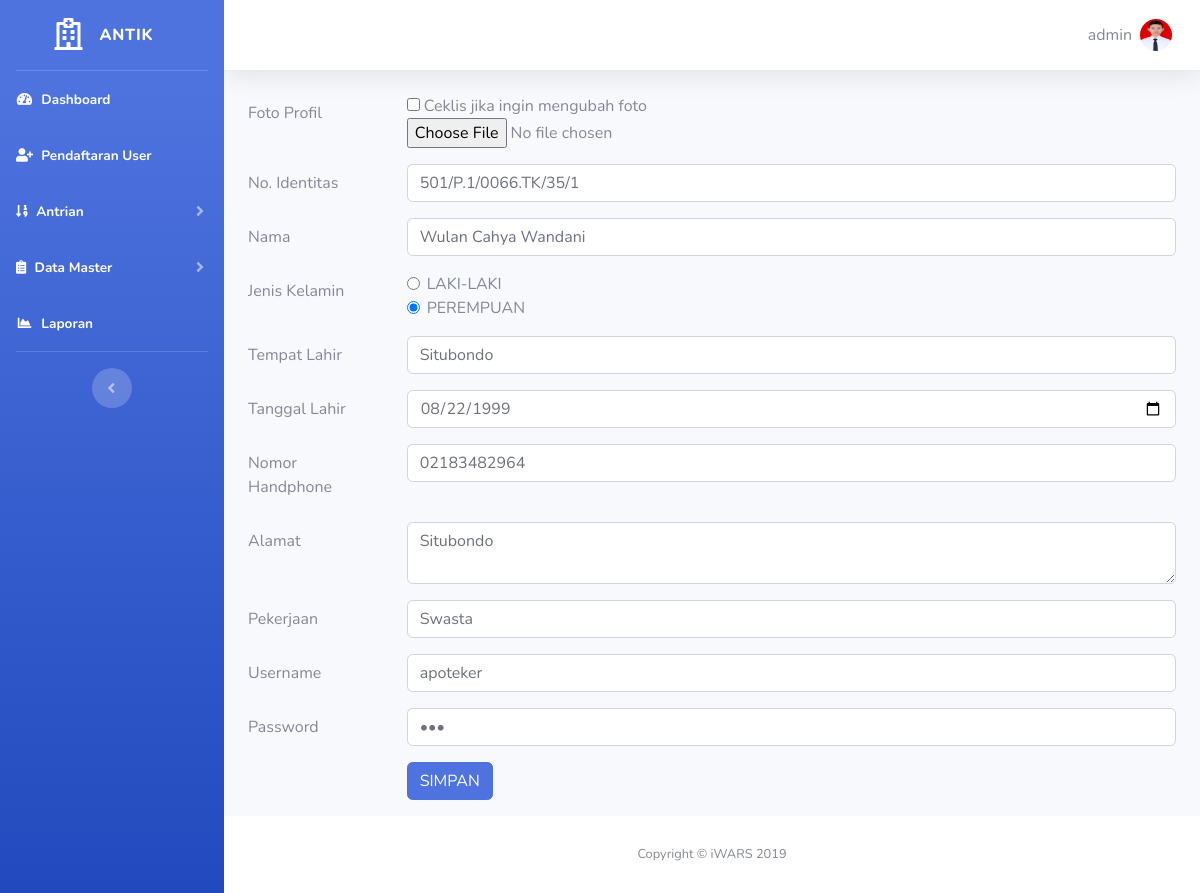
The page /Admin/edit-dapoteker.php?id=5 (signed in) on the database its author committed.
### tables this page shows
CREATE TABLE `tb_user` (
  `id_user` int(11) NOT NULL,
  `id_akses` int(11) NOT NULL,
  `no_identitas` varchar(20) NOT NULL,
  `nama` varchar(40) NOT NULL,
  `jenis_kelamin` varchar(1) NOT NULL,
  `tempat_lahir` varchar(30) NOT NULL,
  `tanggal_lahir` date NOT NULL,
  `no_hp` varchar(13) NOT NULL,
  `alamat` varchar(100) NOT NULL,
  `email` varchar(100) NOT NULL,
  `pekerjaan` varchar(30) NOT NULL,
  `username` varchar(10) NOT NULL,
  `password` varchar(10) NOT NULL,
  `foto` varchar(200) NOT NULL
);

### session.php (called while the page is built, shortened)
<?php
include "koneksi.php";
$user_check = $_SESSION['username'];
$sql = "SELECT * FROM tb_user WHERE username='$user_check'";
$ses_sql = mysqli_query($koneksi, $sql);
$row = mysqli_fetch_assoc($ses_sql);
$username=$row['username'];
$foto = $row['foto'];
 ?>

### Admin/edit-dapoteker.php (the view, shortened to what this page needs)
<?php
  require '../koneksi.php';
  include '../session.php';
  $ambil = $koneksi->query("SELECT * FROM tb_user WHERE id_user='$_GET[id]'");
  $data = $ambil->fetch_assoc();
?>
<!DOCTYPE html>
<html lang="en">
<?php include 'assets/header.php'; ?>
<body id="page-top">
  <div id="wrapper">
    <?php include 'assets/sidebar.php'; ?>
    <div id="content-wrapper" class="d-flex flex-column">
      <div id="content">
        <?php include 'assets/navbar.php'; ?>
        <div class="container">
         <form action="" method="post"  enctype="multipart/form-data">
                <div class="form-group row">
                  <label class="col-sm-2 col-form-label">Foto Profil</label>
                  <div class="col-sm-10">
                    <input type="checkbox" name="ubah_foto" value="true"> Ceklis jika ingin mengubah foto<br>
                    <input type="file" name="foto"  value="" class="form-control-file" size="4" >
                  </div>
                </div>
                <div class="form-group row">
                  <label class="col-sm-2 col-form-label">No. Identitas</label>
                  <div class="col-sm-10">
                    <input type="text" name="no_identitas" placeholder="Nomor Identitas" value="<?php echo $data['no_identitas']?>" class="form-control" size="4" required>
                  </div>
                </div>
                <div class="form-group row">
                  <label class="col-sm-2 col-form-label">Nama</label>
                  <div class="col-sm-10">
                    <input type="text" name="nama" placeholder="Nama Lengkap" value="<?php echo $data['nama']?>" class="form-control" required>
                  </div>
                </div>
                <div class="form-group row">
                  <label class="col-sm-2 col-form-label">Jenis Kelamin</label>
                  <div class="col-sm-10">
                    <div class="form-check">
                      <input type="radio" class="form-check-input" name="jk" value="L" <?php if($data['jenis_kelamin'] == 'L'){ echo 'checked'; } ?> required>
                      <label class="form-check-label">LAKI-LAKI</label>
                    </div>
                    <div class="form-check">
                      <input type="radio" class="form-check-input" name="jk" value="P" <?php if($data['jenis_kelamin'] == 'P'){ echo 'checked'; } ?> required>
                      <label class="form-check-label">PEREMPUAN</label>
                    </div>
                  </div>
                </div>
                <div class="form-group row">
                  <label class="col-sm-2 col-form-label">Tempat Lahir</label>
                  <div class="col-sm-10">
                    <input type="text" name="tempat_lahir" placeholder="Tempat Lahir" value="<?php echo $data['tempat_lahir']?>" class="form-control" required>
                  </div>
                </div>
                <div class="form-group row">
                  <label class="col-sm-2 col-form-label">Tanggal Lahir</label>
                  <div class="col-sm-10">
                    <input type="date" name="tanggal_lahir"  value="<?php echo $data['tanggal_lahir']?>" class="form-control" required>
                  </div>
                </div>
                <div class="form-group row">
                  <label class="col-sm-2 col-form-label">Nomor Handphone</label>
                  <div class="col-sm-10">
                    <input type="text" name="no_hp" placeholder="Nomor Handphone" value="<?php echo $data['no_hp']?>" class="form-control" required>
                  </div>
                </div>
                <div class="form-group row">
                  <label class="col-sm-2 col-form-label">Alamat</label>
                  <div class="col-sm-10">
                    <textarea type="text" name="alamat" class="form-control" required><?php echo $data['alamat'];?></textarea>
                  </div>
                </div>
                <div class="form-group row">
                  <label class="col-sm-2 col-form-label">Pekerjaan</label>
                  <div class="col-sm-10">
                    <input type="text" name="pekerjaan" placeholder="Pekerjaan" value="<?php echo $data['pekerjaan']?>" class="form-control" required>
                  </div>
                </div>
                <div class="form-group row">
                  <label class="col-sm-2 col-form-label">Username</label>
                  <div class="col-sm-10">
                    <input type="text" name="username" placeholder="Username" value="<?php echo $data['username']?>" class="form-control" required>
                  </div>
                </div>
                <div class="form-group row">
                  <label class="col-sm-2 col-form-label">Password</label>
                  <div class="col-sm-10">
                    <input type="password" name="password" placeholder="Password" value="<?php echo $data['password']?>" class="form-control" required>
                  </div>
                </div>
                <div class="form-group row">
                  <label class="col-sm-2 col-form-label">&nbsp;</label>
                  <div class="col-sm-10">
                    <input type="submit" class="btn btn-primary" name="editd" value="SIMPAN">
                  </div>
                </div>
              </form>
        </div>
      </div>
     <?php include 'assets/footer.php'; ?>
    </div>
  </div>
</body>
</html>

### Admin/assets/navbar.php (shortened to what this page needs)
<nav class="navbar navbar-expand navbar-light bg-white topbar mb-4 static-top shadow">
  <ul class="navbar-nav ml-auto">
    <li class="nav-item dropdown no-arrow">
      <a class="nav-link dropdown-toggle" href="#" id="userDropdown" role="button" data-toggle="dropdown" aria-haspopup="true" aria-expanded="false">
        <span class="mr-2 d-none d-lg-inline text-gray-600 medium"><?php echo $username;?></span>
        <img class="img-profile rounded-circle" src="../img/<?php echo $foto;?>">
      </a>
    </li>
  </ul>
</nav>

### rows shown on the page
tb_user: username "admin", foto (picture)
tb_user: no_identitas "501/P.1/0066.TK/35/1", nama "Wulan Cahya Wandani", jenis_kelamin "☑", tempat_lahir "Situbondo", tanggal_lahir "08/22/1999", no_hp "02183482964", alamat "Situbondo", pekerjaan "Swasta", username "apoteker"
